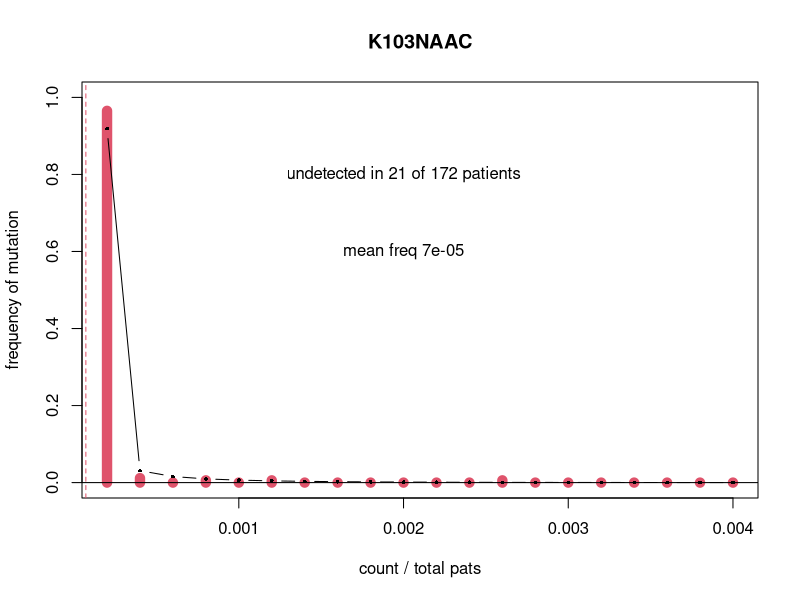
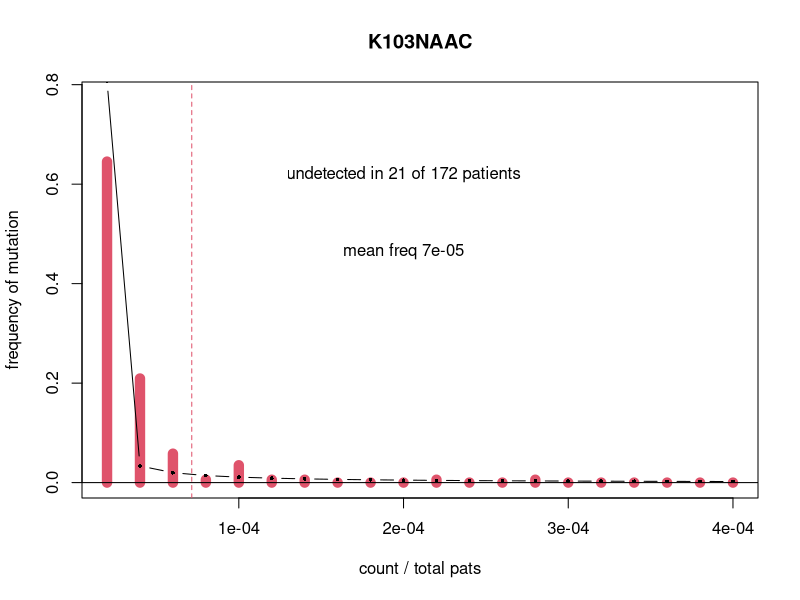
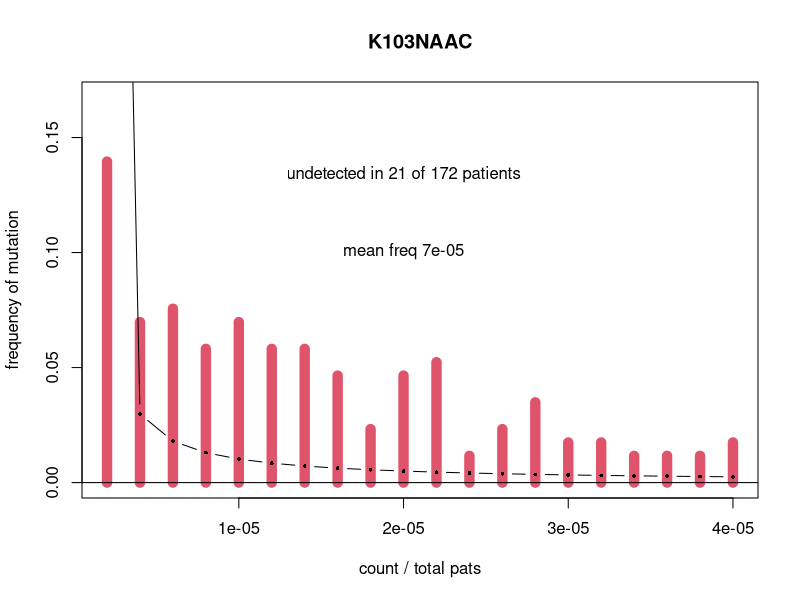
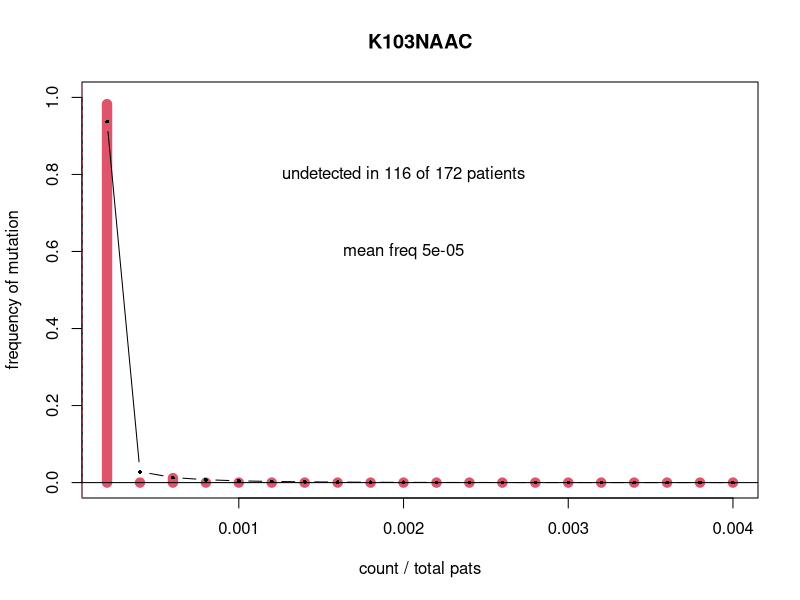
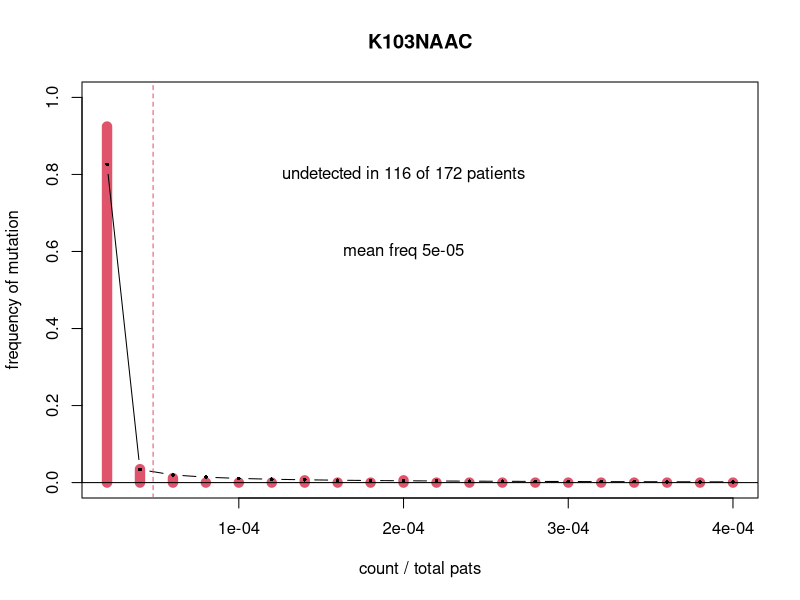
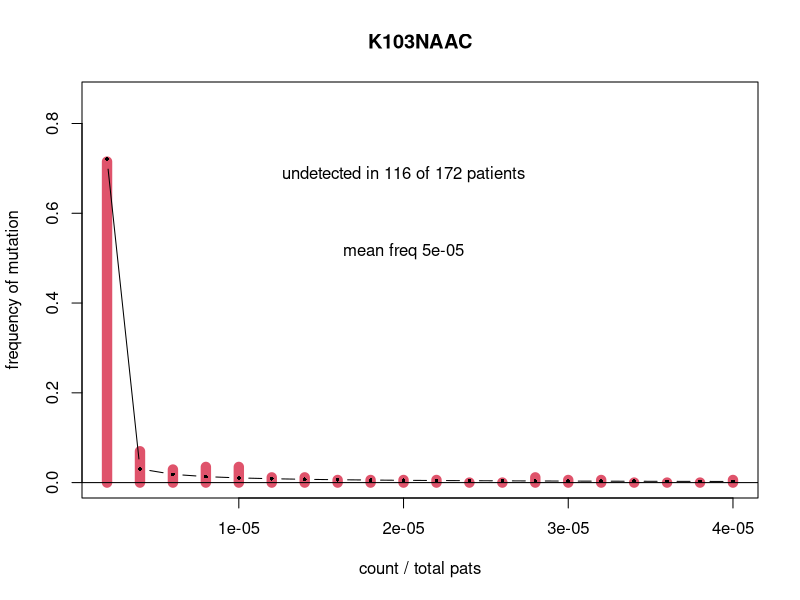
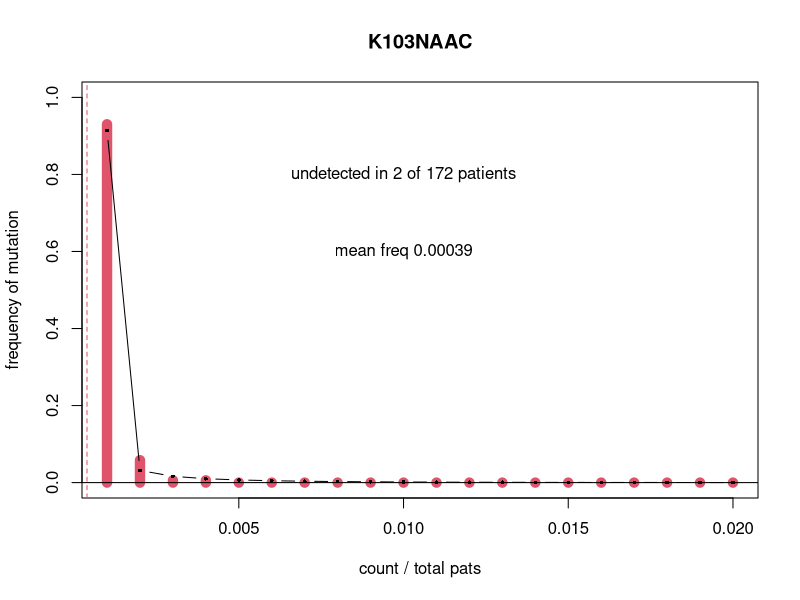
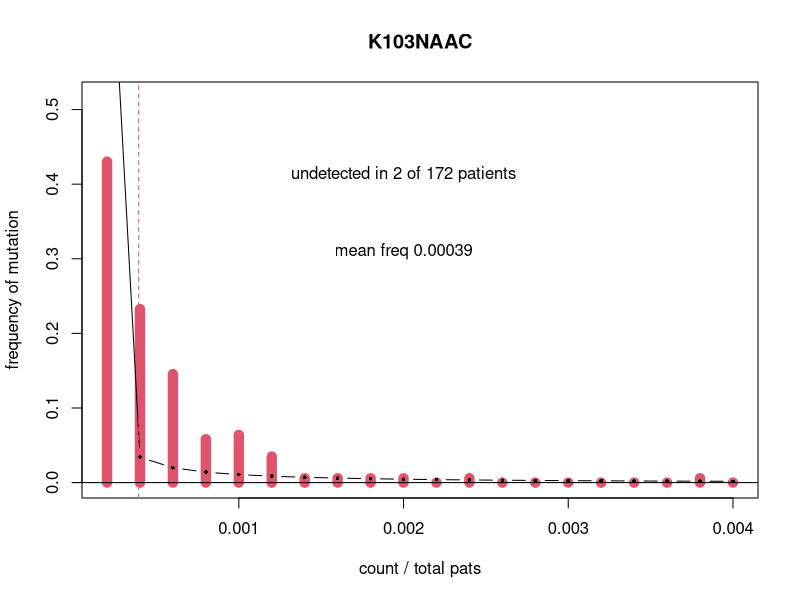

Here is the R script that generated these plots, in order:
#This R script compares expected with real Freq Dist. I am not sure how useful it still is (PP 2016 Feb).
#Maybe it is useful to get the data from only the random subcohort.
#MeanFreqData has also data from the patients who were picked because they failed treatment.

#to estimate the number of particles that were measured, I assume that the estimated frequencies are the result of binomial sampling.
#if the data are x=c(0.02,0.03) for a given patient (2% and 3%), then the estimated number of particles is 
#nest = mean(x)*(1-mean(x))/var(x)
#which in this case is 487. 
#now i will do this for all patients for K103N and Y181C
###2014: now we know that the two estimates were not independent. the project was put on ice. 
###2014: maybe the data can be useful for an NIH proposal

###########################
#Get list of PIDs of inds from the random subcohort
###########################
read.table("DataJonLi.csv",sep="\t",header=TRUE)->realdata
read.csv("MeanFreqData.csv",sep=",",header=TRUE)->Mutdata

dataPare<-realdata[realdata$Study==8,]
###there are 280 patients in this list. 
dataPareRan<-dataPare[which(!is.na(dataPare$VF2)),]
ListRanPID<-as.character(dataPareRan[,2])
###there are 172 inds in this list

	
###########################
##REMOVE INDS WHO ARE NOT FROM THE RANDOM COHORT
###########################
	indstokeep<-vector()
	for (i in 1:length(Mutdata[,1])){
		if (length(which(Mutdata$PATID[i]==ListRanPID))>0   ) {
			indstokeep<-c(indstokeep,i)
		}
	}
#check: there are 172 inds in indstokeep
	Mutdata<-Mutdata[indstokeep,]

#add predicted distribution

write.csv(Mutdata,file="MeanFreqDataRanSubCohort.csv")

Ne=15000; mu=2*10^-6;

plessthanepsilon<-function(eps,Ne,mu,sd){
	theta=2*Ne*mu; alpha_d = 2*Ne*sd;
	return((1/theta)*eps^theta + ((theta - 1 - alpha_d)/(1+theta))*eps^(1+theta))}

pepsilon1minepsilon<-function(eps,Ne,mu,sd){
	theta=2*Ne*mu; alpha_d = 2*Ne*sd;
	integrand <- function(x) {x^(theta-1)*(1-x)^(theta-1)*exp(-alpha_d*x)}
	return(integrate(integrand,eps,1-eps)$value)}

constant<-function(eps,Ne,mu,sd){
	return(plessthanepsilon(eps,Ne,mu,sd)+pepsilon1minepsilon(eps,Ne,mu,sd))}

pfreqfmax<-function(fmax,eps,Ne,mu,sd){
	theta=2*Ne*mu; alpha_d = 2*Ne*sd;
	integrand <- function(x){x^(theta-1)*(1-x)^(theta-1)*exp(-alpha_d*x)}
	return((integrate(integrand,eps,fmax)$value+plessthanepsilon(eps,Ne,mu,sd))/constant(eps,Ne,mu,sd))}
	

###############
#PLOT THE DATA
###############
#		pdf(paste(mut,"Hist_Rawdata_1.pdf",sep=""))
pdf("K103NAACFreqs2014.pdf")

for (breaksize in c(0.0002,0.00002,0.000002)){
Freqs<-Mutdata$K103AACFreq
xvals<-seq(breaksize,20*breaksize,by=breaksize)
yvalsdata<-vector()
for (i in 1:length(xvals)){
	if (i==1)yvalcumprev=0; 
	yvalcum=length(which(Freqs<xvals[i]))/length(Freqs)
	yvalsdata[i]=yvalcum-yvalcumprev
	yvalcumprev=yvalcum	
}
yvals<-vector()
for (i in 1:length(xvals)){
	if (i==1)yvalcumprev=0; 
	yvalcum=pfreqfmax(xvals[i],breaksize,Ne,mu,mu/mean(Freqs))
	yvals[i]=yvalcum-yvalcumprev
	yvalcumprev=yvalcum	
}

ylim=min(1,1.2*max(yvalsdata))
plot(xvals[1:20],yvalsdata[1:20],type="h",lwd=10,ylim=c(0,ylim),col=2,main="K103NAAC",ylab="frequency of mutation",xlab="count / total pats")
points(xvals[1:20],yvals[1:20],t="b",pch=16,cex=0.5)
abline(h=0)
text(xvals[10],ylim*0.8,paste("undetected in",length(which(Freqs==0)),"of",length(Freqs),"patients"))	
text(xvals[10],ylim*0.6,paste("mean freq",round(mean(Freqs),5)))
abline(v=mean(Freqs),col=2,lty=2)
}
dev.off()


pdf("K103NAATFreqs2014.pdf")

for (breaksize in c(0.0002,0.00002,0.000002)){
	Freqs<-Mutdata$K103AATFreq
	xvals<-seq(breaksize,20*breaksize,by=breaksize)
	yvalsdata<-vector()
	for (i in 1:length(xvals)){
		if (i==1)yvalcumprev=0; 
		yvalcum=length(which(Freqs<xvals[i]))/length(Freqs)
		yvalsdata[i]=yvalcum-yvalcumprev
		yvalcumprev=yvalcum	
	}
	yvals<-vector()
	for (i in 1:length(xvals)){
		if (i==1)yvalcumprev=0; 
		yvalcum=pfreqfmax(xvals[i],breaksize,Ne,mu,mu/mean(Freqs))
		yvals[i]=yvalcum-yvalcumprev
		yvalcumprev=yvalcum	
	}
	
	ylim=min(1,1.2*max(yvalsdata))
	plot(xvals[1:20],yvalsdata[1:20],type="h",lwd=10,ylim=c(0,ylim),col=2,main="K103NAAC",ylab="frequency of mutation",xlab="count / total pats")
	points(xvals[1:20],yvals[1:20],t="b",pch=16,cex=0.5)
	abline(h=0)
	text(xvals[10],ylim*0.8,paste("undetected in",length(which(Freqs==0)),"of",length(Freqs),"patients"))	
	text(xvals[10],ylim*0.6,paste("mean freq",round(mean(Freqs),5)))
	abline(v=mean(Freqs),col=2,lty=2)
}
dev.off()

pdf("Y181CFreqs2014.pdf")

for (breaksize in c(0.001,0.0002,0.00002,0.000002)){
	Freqs<-Mutdata$Y181CFreq
	xvals<-seq(breaksize,20*breaksize,by=breaksize)
	yvalsdata<-vector()
	for (i in 1:length(xvals)){
		if (i==1)yvalcumprev=0; 
		yvalcum=length(which(Freqs<xvals[i]))/length(Freqs)
		yvalsdata[i]=yvalcum-yvalcumprev
		yvalcumprev=yvalcum	
	}
	yvals<-vector()
	for (i in 1:length(xvals)){
		if (i==1)yvalcumprev=0; 
		yvalcum=pfreqfmax(xvals[i],breaksize,Ne,mu,mu/mean(Freqs))
		yvals[i]=yvalcum-yvalcumprev
		yvalcumprev=yvalcum	
	}
	
	ylim=min(1,1.2*max(yvalsdata))
	plot(xvals[1:20],yvalsdata[1:20],type="h",lwd=10,ylim=c(0,ylim),col=2,main="K103NAAC",ylab="frequency of mutation",xlab="count / total pats")
	points(xvals[1:20],yvals[1:20],t="b",pch=16,cex=0.5)
	abline(h=0)
	text(xvals[10],ylim*0.8,paste("undetected in",length(which(Freqs==0)),"of",length(Freqs),"patients"))	
	text(xvals[10],ylim*0.6,paste("mean freq",round(mean(Freqs),5)))
	abline(v=mean(Freqs),col=2,lty=2)
}
dev.off()


